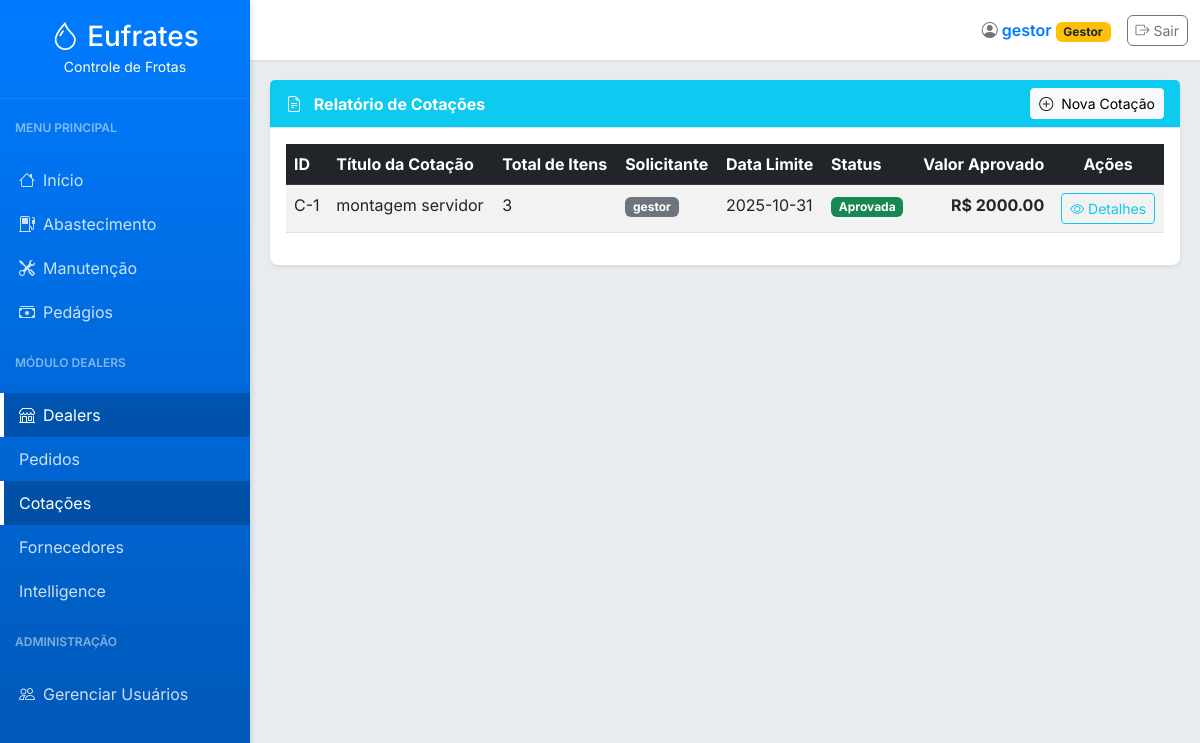
/dealers/cotacoes-relatorio (signed in), run on an earlier commit of the app's database.
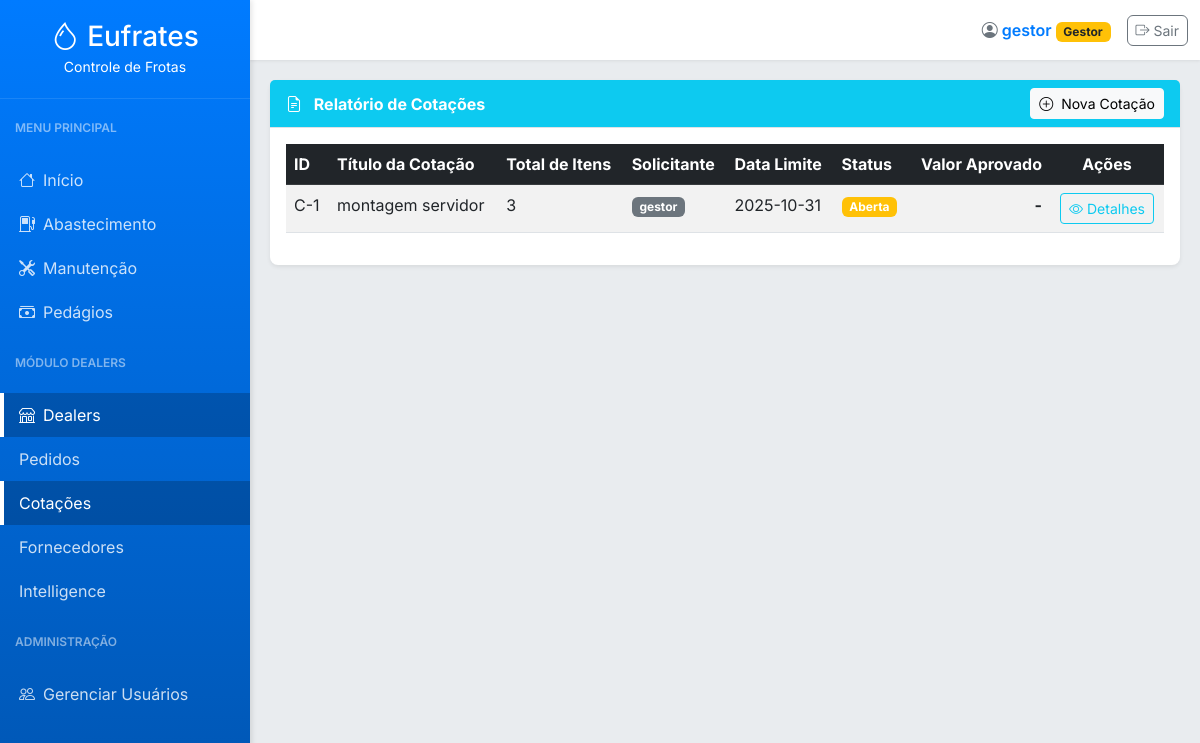
And on a later commit of the database.
### tables this page shows
CREATE TABLE cotacoes (
                id INTEGER PRIMARY KEY, user_id INTEGER, titulo TEXT, data_limite TEXT,
                observacoes TEXT, status TEXT, data_aprovacao TEXT, data_registro TEXT
            );

CREATE TABLE users (
        id INTEGER PRIMARY KEY AUTOINCREMENT,
        username TEXT NOT NULL UNIQUE,
        password_hash TEXT NOT NULL,
        role TEXT NOT NULL CHECK(role IN ('Gestor', 'Comprador', 'Padrão'))
    );

### app.py (the view, shortened to what this page needs)
@app.route('/dealers/cotacoes-relatorio', methods=['GET', 'POST'])
@login_required
def cotacoes_relatorio():
    cotacoes_list = obter_cotacoes()
    return render_template('cotacoes_relatorio.html', active_page='cotacoes', cotacoes=cotacoes_list)

### app.py (called while the page is built)
@app.before_request
def load_logged_in_user():
    user_id = session.get('user_id')
    g.user = get_user_by_id(user_id) if user_id else None

def login_required(view):
    @wraps(view)
    def wrapped_view(*args, **kwargs):
        if g.user is None:
            flash('Você precisa estar logado para acessar esta página.', 'warning')
            return redirect(url_for('login'))
        return view(*args, **kwargs)
    return wrapped_view

@app.context_processor
def inject_now():
    return {'now': datetime.now(), 'g': g}

### database.py (called while the page is built)
def get_db_connection():
    conn = sqlite3.connect('abastecimentos.db')
    conn.row_factory = sqlite3.Row
    return conn

def get_user_by_id(user_id):
    conn = get_db_connection()
    user = conn.execute('SELECT * FROM users WHERE id = ?', (user_id,)).fetchone()
    conn.close()
    return user

### templates/cotacoes_relatorio.html (shortened to what this page needs)
{% extends "base.html" %}
{% block content %}
<div class="card">
    <div class="card-header bg-info text-white d-flex justify-content-between align-items-center">
        <div><i class="bi bi-file-earmark-text me-2"></i> Relatório de Cotações</div>
        <button class="btn btn-light btn-sm" data-bs-toggle="modal" data-bs-target="#novaCotacaoModal">
            <i class="bi bi-plus-circle me-1"></i> Nova Cotação
        </button>
    </div>
    <div class="card-body">
        <div class="table-responsive">
            <table class="table table-striped table-hover">
                <thead class="table-dark">
                    <tr>
                        <th>ID</th>
                        <th>Título da Cotação</th>
                        <th>Total de Itens</th>
                        <th>Solicitante</th>
                        <th>Data Limite</th>
                        <th>Status</th>
                        <th class="text-end">Valor Aprovado</th>
                        <th class="text-center">Ações</th>
                    </tr>
                </thead>
                <tbody>
                    {% for cotacao in cotacoes %}
                    <tr>
                        <td>C-{{ cotacao.id }}</td>
                        <td>{{ cotacao.titulo }}</td>
                        <td>{{ cotacao.total_itens }}</td>
                        <td><span class="badge bg-secondary">{{ cotacao.solicitante }}</span></td>
                        <td>{{ cotacao.data_limite }}</td>
                        <td>
                            <span class="badge {% if cotacao.status == 'Aberta' %}bg-warning{% elif cotacao.status == 'Fechada' %}bg-primary{% elif cotacao.status == 'Aprovada' %}bg-success{% else %}bg-danger{% endif %}">
                                {{ cotacao.status }}
                            </span>
                        </td>
                        <td class="text-end fw-bold">
                            {% if cotacao.valor_aprovado %}
                                R$ {{ "%.2f"|format(cotacao.valor_aprovado) }}
                            {% else %}
                                -
                            {% endif %}
                        </td>
                        <td class="text-center">
                            <a href="{{ url_for('cotacao_detalhe', cotacao_id=cotacao.id) }}" class="btn btn-sm btn-outline-info" title="Ver Detalhes e Orçamentos">
                                <i class="bi bi-eye"></i> Detalhes
                            </a>
                        </td>
                    </tr>
                    {% else %}
                    <tr>
                        <td colspan="8" class="text-center py-4">Nenhuma cotação cadastrada.</td>
                    </tr>
                    {% endfor %}
                </tbody>
            </table>
        </div>
    </div>
</div>
{% endblock %}

What changed in the data, as far as the page shows it:
changed cotacoes "montagem servidor": status "Aprovada" → "Aberta"; valor_aprovado "2000.00" → (not shown); text "R$" → "-"
